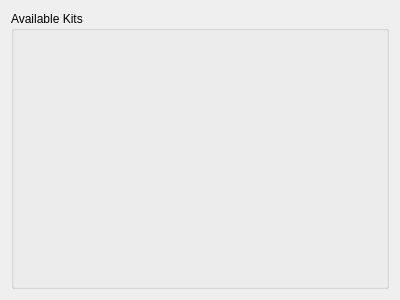
<?xml version="1.0" encoding="UTF-8"?>
<ui version="4.0">
 <class>Dialog</class>
 <widget class="QDialog" name="Dialog">
  <property name="geometry">
   <rect>
    <x>0</x>
    <y>0</y>
    <width>400</width>
    <height>300</height>
   </rect>
  </property>
  <property name="windowTitle">
   <string>Kit Downloader</string>
  </property>
  <layout class="QGridLayout" name="gridLayout">
   <item row="0" column="0">
    <widget class="QGroupBox" name="groupBox">
     <property name="title">
      <string>Available Kits</string>
     </property>
     <layout class="QFormLayout" name="formLayout"/>
    </widget>
   </item>
  </layout>
 </widget>
 <resources/>
 <connections/>
</ui>
